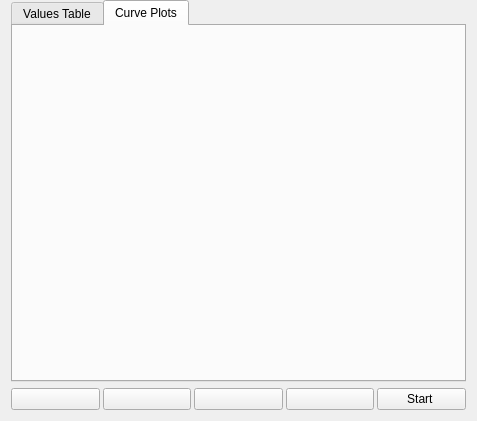
<?xml version="1.0" encoding="UTF-8"?>
<ui version="4.0">
 <class>MBSWcontent_Form</class>
 <widget class="QWidget" name="MBSWcontent_Form">
  <property name="geometry">
   <rect>
    <x>0</x>
    <y>0</y>
    <width>477</width>
    <height>421</height>
   </rect>
  </property>
  <property name="sizePolicy">
   <sizepolicy hsizetype="Expanding" vsizetype="Expanding">
    <horstretch>0</horstretch>
    <verstretch>0</verstretch>
   </sizepolicy>
  </property>
  <property name="minimumSize">
   <size>
    <width>0</width>
    <height>0</height>
   </size>
  </property>
  <property name="font">
   <font>
    <family>Liberation Sans</family>
    <pointsize>9</pointsize>
   </font>
  </property>
  <property name="windowTitle">
   <string>Measuring Blocks</string>
  </property>
  <layout class="QGridLayout" name="gridLayout">
   <property name="topMargin">
    <number>0</number>
   </property>
   <item row="0" column="0">
    <widget class="QTabWidget" name="MBSWviews_tabWidget">
     <property name="sizePolicy">
      <sizepolicy hsizetype="Expanding" vsizetype="Expanding">
       <horstretch>0</horstretch>
       <verstretch>0</verstretch>
      </sizepolicy>
     </property>
     <property name="currentIndex">
      <number>1</number>
     </property>
     <widget class="QWidget" name="table_tab">
      <property name="sizePolicy">
       <sizepolicy hsizetype="Expanding" vsizetype="Expanding">
        <horstretch>0</horstretch>
        <verstretch>0</verstretch>
       </sizepolicy>
      </property>
      <attribute name="title">
       <string>Values Table</string>
      </attribute>
      <layout class="QGridLayout" name="valuesTableView_gridLayout">
       <property name="leftMargin">
        <number>0</number>
       </property>
       <property name="topMargin">
        <number>0</number>
       </property>
       <property name="rightMargin">
        <number>0</number>
       </property>
       <property name="bottomMargin">
        <number>0</number>
       </property>
       <property name="spacing">
        <number>11</number>
       </property>
      </layout>
     </widget>
     <widget class="QWidget" name="curves_tab">
      <property name="sizePolicy">
       <sizepolicy hsizetype="Expanding" vsizetype="Expanding">
        <horstretch>0</horstretch>
        <verstretch>0</verstretch>
       </sizepolicy>
      </property>
      <attribute name="title">
       <string>Curve Plots</string>
      </attribute>
      <layout class="QGridLayout" name="curvesView_gridLayout">
       <property name="leftMargin">
        <number>0</number>
       </property>
       <property name="topMargin">
        <number>0</number>
       </property>
       <property name="rightMargin">
        <number>0</number>
       </property>
       <property name="bottomMargin">
        <number>0</number>
       </property>
       <property name="spacing">
        <number>11</number>
       </property>
      </layout>
     </widget>
    </widget>
   </item>
   <item row="1" column="0">
    <layout class="QGridLayout" name="gridLayout_2">
     <property name="bottomMargin">
      <number>0</number>
     </property>
     <property name="spacing">
      <number>3</number>
     </property>
     <item row="0" column="0">
      <widget class="QPushButton" name="mbswadd_pushButton">
       <property name="sizePolicy">
        <sizepolicy hsizetype="Expanding" vsizetype="Preferred">
         <horstretch>0</horstretch>
         <verstretch>0</verstretch>
        </sizepolicy>
       </property>
       <property name="minimumSize">
        <size>
         <width>0</width>
         <height>0</height>
        </size>
       </property>
       <property name="maximumSize">
        <size>
         <width>16777215</width>
         <height>16777215</height>
        </size>
       </property>
       <property name="text">
        <string/>
       </property>
       <property name="icon">
        <iconset resource="../../resources/FreeSSM.qrc">
         <normaloff>:/icons/chrystal/32x32/add.png</normaloff>:/icons/chrystal/32x32/add.png</iconset>
       </property>
       <property name="iconSize">
        <size>
         <width>24</width>
         <height>24</height>
        </size>
       </property>
      </widget>
     </item>
     <item row="0" column="1">
      <widget class="QPushButton" name="mbswdelete_pushButton">
       <property name="sizePolicy">
        <sizepolicy hsizetype="Expanding" vsizetype="Preferred">
         <horstretch>0</horstretch>
         <verstretch>0</verstretch>
        </sizepolicy>
       </property>
       <property name="minimumSize">
        <size>
         <width>0</width>
         <height>0</height>
        </size>
       </property>
       <property name="maximumSize">
        <size>
         <width>16777215</width>
         <height>16777215</height>
        </size>
       </property>
       <property name="text">
        <string/>
       </property>
       <property name="icon">
        <iconset resource="../../resources/FreeSSM.qrc">
         <normaloff>:/icons/chrystal/32x32/edit_remove.png</normaloff>:/icons/chrystal/32x32/edit_remove.png</iconset>
       </property>
       <property name="iconSize">
        <size>
         <width>30</width>
         <height>30</height>
        </size>
       </property>
      </widget>
     </item>
     <item row="0" column="2">
      <widget class="QPushButton" name="mbswload_pushButton">
       <property name="sizePolicy">
        <sizepolicy hsizetype="Expanding" vsizetype="Preferred">
         <horstretch>0</horstretch>
         <verstretch>0</verstretch>
        </sizepolicy>
       </property>
       <property name="minimumSize">
        <size>
         <width>0</width>
         <height>0</height>
        </size>
       </property>
       <property name="maximumSize">
        <size>
         <width>16777215</width>
         <height>16777215</height>
        </size>
       </property>
       <property name="text">
        <string/>
       </property>
       <property name="icon">
        <iconset resource="../../resources/FreeSSM.qrc">
         <normaloff>:/icons/chrystal/32x32/load.png</normaloff>:/icons/chrystal/32x32/load.png</iconset>
       </property>
       <property name="iconSize">
        <size>
         <width>30</width>
         <height>30</height>
        </size>
       </property>
      </widget>
     </item>
     <item row="0" column="3">
      <widget class="QPushButton" name="mbswsave_pushButton">
       <property name="sizePolicy">
        <sizepolicy hsizetype="Expanding" vsizetype="Preferred">
         <horstretch>0</horstretch>
         <verstretch>0</verstretch>
        </sizepolicy>
       </property>
       <property name="minimumSize">
        <size>
         <width>0</width>
         <height>0</height>
        </size>
       </property>
       <property name="maximumSize">
        <size>
         <width>16777215</width>
         <height>16777215</height>
        </size>
       </property>
       <property name="text">
        <string/>
       </property>
       <property name="icon">
        <iconset resource="../../resources/FreeSSM.qrc">
         <normaloff>:/icons/chrystal/32x32/save.png</normaloff>:/icons/chrystal/32x32/save.png</iconset>
       </property>
       <property name="iconSize">
        <size>
         <width>30</width>
         <height>30</height>
        </size>
       </property>
      </widget>
     </item>
     <item row="0" column="4">
      <widget class="QPushButton" name="startstopmbreading_pushButton">
       <property name="sizePolicy">
        <sizepolicy hsizetype="Expanding" vsizetype="Preferred">
         <horstretch>0</horstretch>
         <verstretch>0</verstretch>
        </sizepolicy>
       </property>
       <property name="minimumSize">
        <size>
         <width>0</width>
         <height>0</height>
        </size>
       </property>
       <property name="maximumSize">
        <size>
         <width>16777215</width>
         <height>16777215</height>
        </size>
       </property>
       <property name="text">
        <string> Start  </string>
       </property>
       <property name="icon">
        <iconset resource="../../resources/FreeSSM.qrc">
         <normaloff>:/icons/chrystal/32x32/player_play.png</normaloff>:/icons/chrystal/32x32/player_play.png</iconset>
       </property>
       <property name="iconSize">
        <size>
         <width>24</width>
         <height>24</height>
        </size>
       </property>
      </widget>
     </item>
    </layout>
   </item>
  </layout>
 </widget>
 <resources>
  <include location="../../resources/FreeSSM.qrc"/>
 </resources>
 <connections/>
</ui>
